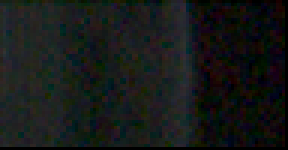
#> input picture fan_captured_images/FanImages_10kHz/acA2000-165uc__21738771__20160114_171047534_0004.bmp, 96 x 50 px (shown 3 times larger); its folder holds 4 pictures in this run; the run also reads 1 picture not shown here
$ python movement_measurement.py   (Python 2 division)
#> lines starting #> are read from the running program, lines starting #| are printed output that depends on the picture
import numpy
import cv2
import os
import logging
import timeit
from matplotlib import pyplot as plt


class VisualMeasurement(object):
    def __init__(self, log_level, file_logs=False):
        self.logger = logging.getLogger(__name__)
        self.logger.setLevel(log_level)
        formatter = logging.Formatter('%(asctime)s - %(levelname)s - %(message)s')
        ch = logging.StreamHandler()
        ch.setLevel(log_level)
        ch.setFormatter(formatter)
        self.logger.addHandler(ch)
        if file_logs:
            fh = logging.FileHandler('log_from_VisualMeasurement.log')
            fh.setLevel(log_level)
            fh.setFormatter(formatter)
            self.logger.addHandler(fh)

    def simple_processing_images(self, path_to_images):
        self.logger.debug('In simple_processing_images with path %s' % path_to_images)
        kernel = numpy.ones((5, 5), numpy.uint8)
        for img_file_name in os.listdir(path_to_images):
            self.logger.info('Processing: %s' % img_file_name)
            img_number = self.get_image_number(img_file_name)
            if 31 < img_number < 40:
                img = cv2.imread(os.path.join(path_to_images, img_file_name), 3)
                self.logger.debug('Shape of the image: %s' % str(img.shape))
                print img
                grayed = cv2.cvtColor(img, cv2.COLOR_BGR2GRAY)
                blurred = cv2.blur(grayed, (5, 5))
                ret, thresholded = cv2.threshold(blurred, 127, 255, cv2.THRESH_BINARY)
                erosion = cv2.erode(thresholded, kernel, iterations=1)
                img_list = [img, grayed, blurred, thresholded, erosion]
                titles = ['Org', 'Gray', 'Avg', 'Thres', 'Erod']
                self.plot_images(img_list, titles)

    def object_distinction(self, path_to_images):
        self.logger.debug('In object_distinction with path %s' % path_to_images)
        dict_of_images = {}
        kernel = numpy.ones((5, 5), numpy.uint8)

        for img_file_name in os.listdir(path_to_images):
            img_number = self.get_image_number(img_file_name)
            dict_of_images[img_number] = img_file_name
        min_img_index = min(dict_of_images.keys())
        max_img_index = max(dict_of_images.keys())
        self.logger.debug('Indices range: %d, %d' % (min_img_index, max_img_index))

        for img_index in range(min_img_index + 1, max_img_index):
            self.logger.debug('Processing image number: %d' % img_index)
            img_list = self.process_one_image(dict_of_images[img_index], dict_of_images[img_index - 1],
                                              kernel, path_to_images)

            if max([max(elem) for elem in img_list[10]]) == 255:
                titles = ['B', 'P', 'B_Pre', 'P_Pre', 'R', 'R_Er', 'R_Dyl',
                          'R_Kraw', 'B_Kraw', 'B_Dyl', 'WYNIK']
                self.plot_images(img_list, titles)

    def process_one_image(self, img_name, prev_img_name, kernel, path_to_images):
#> called with kernel = array of shape (5, 5), path_to_images = '../fan_captured_images/FanImages_10kHz'
        this_img = cv2.imread(os.path.join(path_to_images, img_name), cv2.IMREAD_GRAYSCALE)
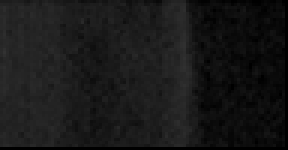
#> this_img: shape (50, 96) (shown 3 times larger); min 0, max 50, mean 24.1
        prev_img = cv2.imread(os.path.join(path_to_images, prev_img_name), cv2.IMREAD_GRAYSCALE)
#> prev_img: shape (50, 96); min 0, max 49, mean 23.3
        this_preprocessed = self.preprocessing_of_image(this_img)
        prev_preprocessed = self.preprocessing_of_image(prev_img)
        subtracted = cv2.subtract(this_preprocessed, prev_preprocessed)
        eroded = cv2.erode(subtracted, kernel, iterations=1)
        dilatated = cv2.dilate(eroded, kernel, iterations=1)
        sub_edges = cv2.Canny(dilatated, 100, 200)
        this_edges = cv2.Canny(this_preprocessed, 100, 200)
        this_dilat = cv2.dilate(this_edges, kernel)
        final_image = cv2.bitwise_and(sub_edges, this_dilat)
        img_list = [this_img, prev_img, this_preprocessed, prev_preprocessed, subtracted, eroded, dilatated,
                    sub_edges, this_edges, this_dilat, final_image]
        return img_list

    @staticmethod
    def preprocessing_of_image(img):
        blurred = cv2.blur(img, (5, 5))
        ret, thresholded = cv2.threshold(blurred, 100, 255, cv2.THRESH_BINARY)
#> thresholded: shape (50, 96); every value is 0
        return thresholded

    @staticmethod
    def get_image_number(image_name):
        image_number = image_name[image_name.rfind('_') + 1:image_name.rfind('.')]
        return int(image_number)

    @staticmethod
    def plot_images(images_list, titles_list):
        images_number = len(images_list)
        if len(titles_list) != images_number:
            raise ValueError('Wrong titles number. Got %d images and %d titles.' % (images_number, len(titles_list)))
        for i, image in enumerate(images_list):
            plt.subplot(3, (images_number + 2) / 3, i + 1)
            plt.gray()
            plt.imshow(image)
            plt.xticks([])
            plt.yticks([])
            plt.title(titles_list[i])
        plt.show()


def main():
    # [5 lines of commented-out code are left out]
    path_to_images = "../fan_captured_images/FanImages_10kHz"
    vis_meas = VisualMeasurement('DEBUG')
    vis_meas.object_distinction(path_to_images)
#> in object_distinction, `img_list = self.process_one_image(dict_of_images[img_index], dict_of_i..`: img_list = 11 items

    # vis_meas.simple_processing_images(path_to_images)


if __name__ == '__main__':
#> (the run stopped early here; a loop or call above may not have finished)
